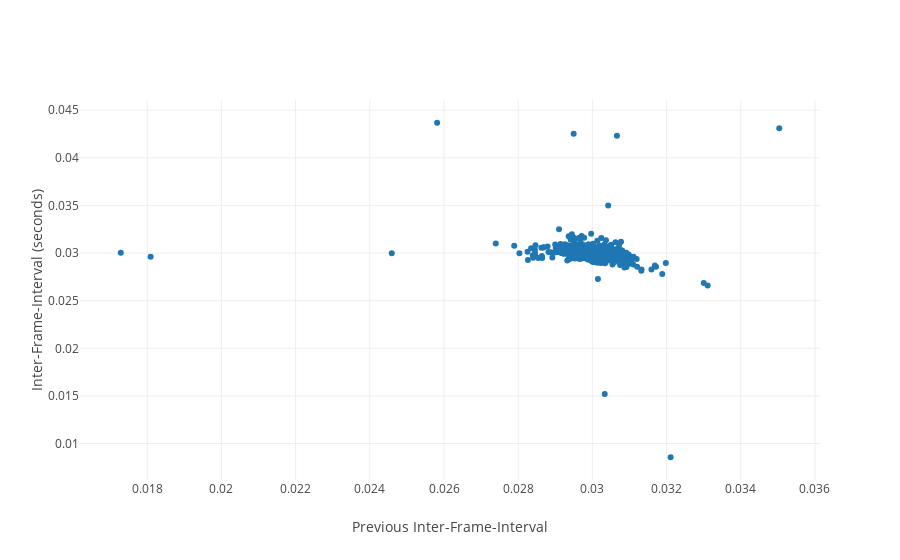

Notebook code for this chart:
### Markdown cell above
This plots tells us if there is a connection or correlation between errors in successive frame arrival times.

### Code cell
print 'number of frame intervals = ', frameInterval_time.shape[0]

# this assumes we have an even number
interval0 = frameInterval_time[0::2]
interval1 = frameInterval_time[1::2]

fig = {
    'data': [{
        'x': interval0, 
        'y': interval1, 
        'text': '', 
        'mode': 'markers', 
        'name': 'gpio'
    }],
    'layout': {
        'xaxis': {'title': 'Previous Inter-Frame-Interval'},
        'yaxis': {'title': "Inter-Frame-Interval (seconds)"}
    }
}

iplot(fig, filename='pandas/multiple-scatter')

### Figure 1 — Plotly figure (JSON) as saved in the notebook; plotly's stock layout.template omitted (floating-point values rounded to 4 significant figures; data arrays with more than 128 entries replaced by an {"elided": "..."} marker saying what was removed)
{"data": [{"mode": "markers", "name": "gpio", "text": "", "x": {"elided": "999 float values"}, "y": {"elided": "998 float values"}}], "layout": {"xaxis": {"title": "Previous Inter-Frame-Interval"}, "yaxis": {"title": "Inter-Frame-Interval (seconds)"}}}
